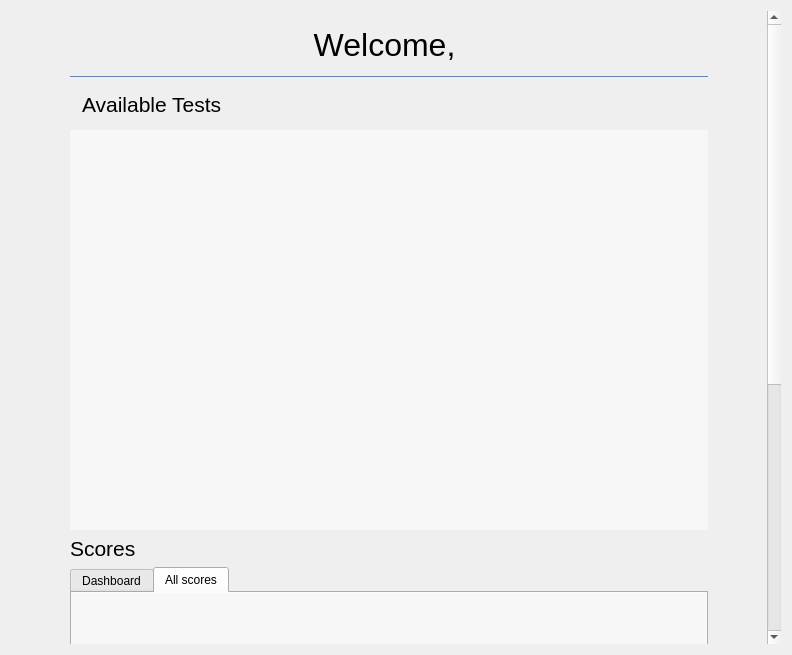
<?xml version="1.0" encoding="UTF-8"?>
<ui version="4.0">
 <class>Dash</class>
 <widget class="QWidget" name="Dash">
  <property name="geometry">
   <rect>
    <x>0</x>
    <y>0</y>
    <width>792</width>
    <height>655</height>
   </rect>
  </property>
  <property name="windowTitle">
   <string>Form</string>
  </property>
  <layout class="QGridLayout" name="gridLayout">
   <item row="0" column="1">
    <widget class="QScrollArea" name="scrollArea">
     <property name="styleSheet">
      <string notr="true">#scrollArea {
border: 0px;
}</string>
     </property>
     <property name="widgetResizable">
      <bool>true</bool>
     </property>
     <widget class="QWidget" name="scrollAreaWidgetContents">
      <property name="geometry">
       <rect>
        <x>0</x>
        <y>0</y>
        <width>757</width>
        <height>1084</height>
       </rect>
      </property>
      <layout class="QGridLayout" name="gridLayout_2">
       <item row="0" column="1">
        <widget class="QLabel" name="welcome">
         <property name="sizePolicy">
          <sizepolicy hsizetype="Preferred" vsizetype="Maximum">
           <horstretch>0</horstretch>
           <verstretch>0</verstretch>
          </sizepolicy>
         </property>
         <property name="font">
          <font>
           <family>Segoe UI</family>
           <pointsize>24</pointsize>
          </font>
         </property>
         <property name="styleSheet">
          <string notr="true">#welcome {
padding: 7px;
}</string>
         </property>
         <property name="text">
          <string>Welcome, &lt;name&gt;</string>
         </property>
         <property name="alignment">
          <set>Qt::AlignCenter</set>
         </property>
        </widget>
       </item>
       <item row="3" column="2">
        <spacer name="horizontalSpacer_2">
         <property name="orientation">
          <enum>Qt::Horizontal</enum>
         </property>
         <property name="sizeType">
          <enum>QSizePolicy::Fixed</enum>
         </property>
         <property name="sizeHint" stdset="0">
          <size>
           <width>50</width>
           <height>20</height>
          </size>
         </property>
        </spacer>
       </item>
       <item row="3" column="0">
        <spacer name="horizontalSpacer">
         <property name="orientation">
          <enum>Qt::Horizontal</enum>
         </property>
         <property name="sizeType">
          <enum>QSizePolicy::Fixed</enum>
         </property>
         <property name="sizeHint" stdset="0">
          <size>
           <width>50</width>
           <height>20</height>
          </size>
         </property>
        </spacer>
       </item>
       <item row="3" column="1">
        <widget class="QScrollArea" name="tests">
         <property name="sizePolicy">
          <sizepolicy hsizetype="Expanding" vsizetype="Fixed">
           <horstretch>0</horstretch>
           <verstretch>0</verstretch>
          </sizepolicy>
         </property>
         <property name="minimumSize">
          <size>
           <width>0</width>
           <height>400</height>
          </size>
         </property>
         <property name="maximumSize">
          <size>
           <width>16777215</width>
           <height>400</height>
          </size>
         </property>
         <property name="styleSheet">
          <string notr="true">#tests{
background-color: #f7f7f7;
border: 0px;
}</string>
         </property>
         <property name="widgetResizable">
          <bool>true</bool>
         </property>
         <widget class="QWidget" name="scrollAreaWidgetContents_2">
          <property name="geometry">
           <rect>
            <x>0</x>
            <y>0</y>
            <width>627</width>
            <height>400</height>
           </rect>
          </property>
          <property name="sizePolicy">
           <sizepolicy hsizetype="Preferred" vsizetype="Fixed">
            <horstretch>0</horstretch>
            <verstretch>0</verstretch>
           </sizepolicy>
          </property>
          <property name="maximumSize">
           <size>
            <width>16777215</width>
            <height>600</height>
           </size>
          </property>
          <property name="styleSheet">
           <string notr="true">#scrollAreaWidgetContents_2 {
background: transparent
}</string>
          </property>
         </widget>
        </widget>
       </item>
       <item row="4" column="1">
        <widget class="QLabel" name="label_2">
         <property name="sizePolicy">
          <sizepolicy hsizetype="Preferred" vsizetype="Maximum">
           <horstretch>0</horstretch>
           <verstretch>0</verstretch>
          </sizepolicy>
         </property>
         <property name="font">
          <font>
           <family>Segoe UI</family>
           <pointsize>16</pointsize>
          </font>
         </property>
         <property name="text">
          <string>Scores</string>
         </property>
        </widget>
       </item>
       <item row="5" column="1">
        <widget class="QTabWidget" name="scoretab">
         <property name="sizePolicy">
          <sizepolicy hsizetype="Expanding" vsizetype="Fixed">
           <horstretch>0</horstretch>
           <verstretch>0</verstretch>
          </sizepolicy>
         </property>
         <property name="minimumSize">
          <size>
           <width>0</width>
           <height>500</height>
          </size>
         </property>
         <property name="currentIndex">
          <number>1</number>
         </property>
         <widget class="QWidget" name="scoredash">
          <property name="styleSheet">
           <string notr="true">#scoredash, #allscores{

background:#f7f7f7;
}</string>
          </property>
          <attribute name="title">
           <string>Dashboard</string>
          </attribute>
          <layout class="QHBoxLayout" name="horizontalLayout">
           <item>
            <layout class="QHBoxLayout" name="scoredashlayout"/>
           </item>
          </layout>
         </widget>
         <widget class="QWidget" name="allscores">
          <property name="styleSheet">
           <string notr="true">#allscores{
background:#f7f7f7;
}</string>
          </property>
          <attribute name="title">
           <string>All scores</string>
          </attribute>
          <layout class="QHBoxLayout" name="horizontalLayout_3">
           <item>
            <widget class="QScrollArea" name="scrollArea_2">
             <property name="styleSheet">
              <string notr="true">#scrollArea_2 {
border: 0px;
}

#scrollAreaWidgetContents_3{
background: #f7f7f7;
}</string>
             </property>
             <property name="widgetResizable">
              <bool>true</bool>
             </property>
             <widget class="QWidget" name="scrollAreaWidgetContents_3">
              <property name="geometry">
               <rect>
                <x>0</x>
                <y>0</y>
                <width>603</width>
                <height>456</height>
               </rect>
              </property>
              <layout class="QHBoxLayout" name="horizontalLayout_4">
               <item>
                <layout class="QHBoxLayout" name="allscoreslayout"/>
               </item>
              </layout>
             </widget>
            </widget>
           </item>
          </layout>
         </widget>
        </widget>
       </item>
       <item row="2" column="1">
        <widget class="QLabel" name="label">
         <property name="sizePolicy">
          <sizepolicy hsizetype="Preferred" vsizetype="Maximum">
           <horstretch>0</horstretch>
           <verstretch>0</verstretch>
          </sizepolicy>
         </property>
         <property name="font">
          <font>
           <family>Segoe UI</family>
           <pointsize>16</pointsize>
          </font>
         </property>
         <property name="styleSheet">
          <string notr="true">#label {
padding: 7px;
}</string>
         </property>
         <property name="text">
          <string>Available Tests</string>
         </property>
        </widget>
       </item>
       <item row="1" column="1">
        <widget class="Line" name="line">
         <property name="styleSheet">
          <string notr="true">#line{
border-top: 1px solid #4589e8;
}</string>
         </property>
         <property name="orientation">
          <enum>Qt::Horizontal</enum>
         </property>
        </widget>
       </item>
      </layout>
     </widget>
    </widget>
   </item>
  </layout>
 </widget>
 <resources/>
 <connections/>
</ui>
